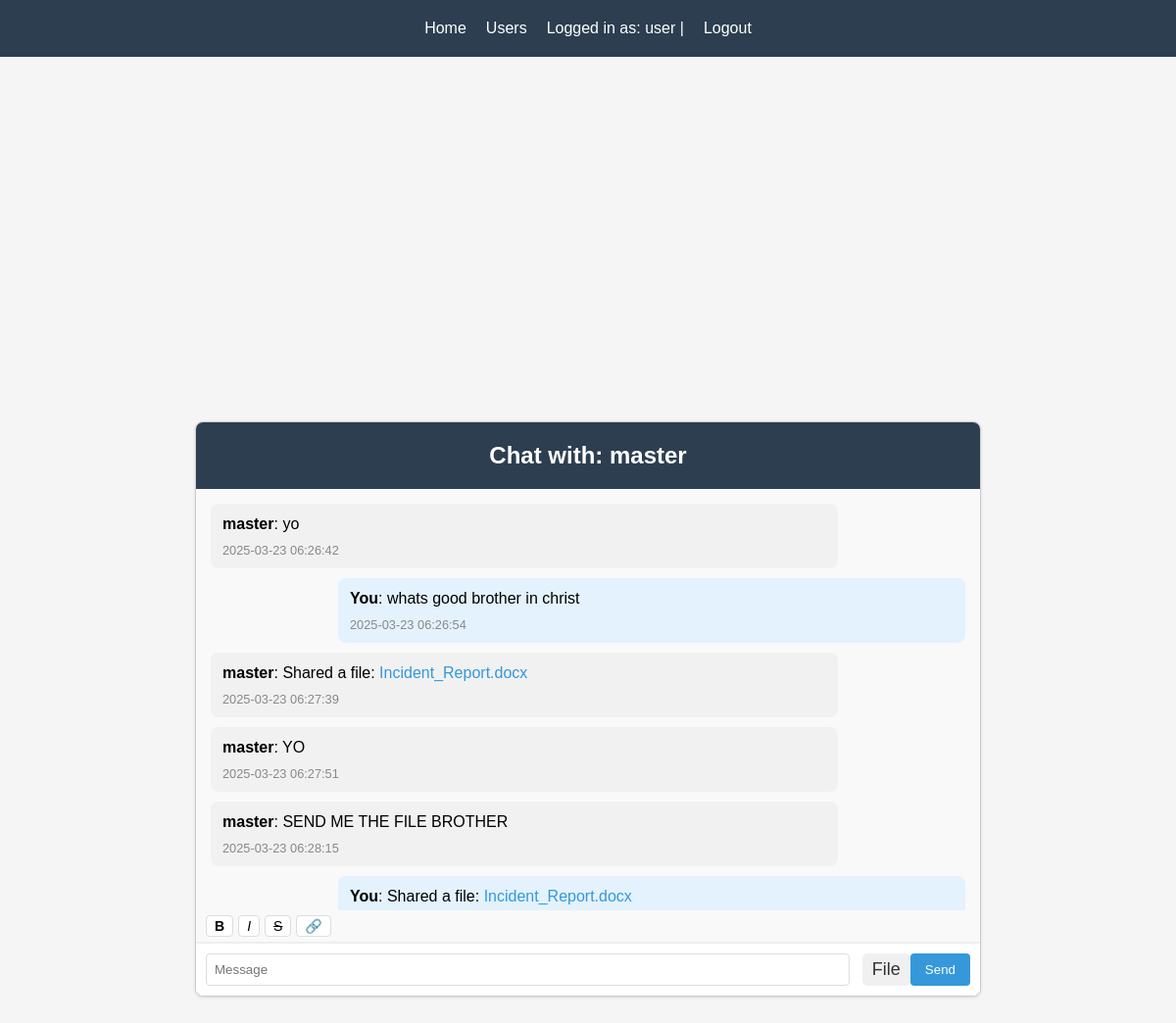
Screenshot of /direct_chat/2 (signed in) with the database file from the repository.
### model.py (models this page shows, shortened)
class User(db.Model):
    id = db.Column(db.Integer, primary_key=True)
    username = db.Column(db.String(80), unique=True, nullable=False)
    email = db.Column(db.String(120), unique=True, nullable=False)
    password_hash = db.Column(db.String(128), nullable=False)
    created_at = db.Column(db.DateTime, default=datetime.utcnow)
    failed_login_attempts = db.Column(db.Integer, default=0)
    last_failed_login = db.Column(db.DateTime, nullable=True)
    is_locked = db.Column(db.Boolean, default=False)

class DirectMessage(db.Model):
    id = db.Column(db.Integer, primary_key=True)
    sender_id = db.Column(db.Integer, db.ForeignKey('user.id'), nullable=False)
    recipient_id = db.Column(db.Integer, db.ForeignKey('user.id'), nullable=False)
    content = db.Column(db.Text, nullable=False)
    timestamp = db.Column(db.DateTime, default=datetime.utcnow)
    is_read = db.Column(db.Boolean, default=False)
    is_file = db.Column(db.Boolean, default=False)
    file_id = db.Column(db.Integer, db.ForeignKey('shared_file.id'), nullable=True)
    sender = db.relationship('User', foreign_keys=[sender_id], backref='sent_messages')
    recipient = db.relationship('User', foreign_keys=[recipient_id], backref='received_messages')
    shared_file = db.relationship('SharedFile', foreign_keys=[file_id], backref=db.backref('message_ref', uselist=False))

### main.py (the view)
@app.route("/direct_chat/<int:user_id>")
def direct_chat(user_id):
    if not session.get("user_id"):
        return redirect(url_for("login"))
    if not session.get("username"):
        return redirect(url_for("logout"))
    other_user = User.query.get_or_404(user_id)
    messages = DirectMessage.query.filter(
        or_(
            and_(DirectMessage.sender_id == session["user_id"],
                 DirectMessage.recipient_id == user_id),
            and_(DirectMessage.sender_id == user_id,
                 DirectMessage.recipient_id == session["user_id"])
        )
    ).order_by(DirectMessage.timestamp).all()
    return render_template("direct_chat.html",
                           other_user=other_user,
                           messages=messages)

### main.py (called while the page is built)
@app.context_processor
def utility_processor():
    return dict(get_file_icon_class=get_file_icon_class)

### templates/direct_chat.html (shortened to what this page needs)
{% extends 'base.html' %} {% block content %}
<div class="message-box">
  <h2>Chat with: {{other_user.username}}</h2>
  <div class="messages" id="messages">
    {% if messages %}
      {% for msg in messages %}
      <div class="text {% if msg.sender_id == session.user_id %}sent{% else %}received{% endif %}">
        <span>
          <strong>{{ msg.sender.username if msg.sender_id != session.user_id else 'You' }}</strong>:
          {% if msg.is_file %}
            Shared a file: <a href="/download_file/{{ msg.file_id }}" target="_blank">{{ msg.content.replace('Shared a file: ', '') }}</a>
          {% else %}
            {{ msg.content }}
          {% endif %}
        </span>
        <span class="muted">
          {{ msg.timestamp.strftime('%Y-%m-%d %H:%M:%S') }}
        </span>
      </div>
      {% endfor %}
    {% endif %}
  </div>
  <div class="format-toolbar">
    <button type="button" class="format-btn" title="Bold" onclick="insertFormatting('**', '**')"><strong>B</strong></button>
    <button type="button" class="format-btn" title="Italic" onclick="insertFormatting('*', '*')"><em>I</em></button>
    <button type="button" class="format-btn" title="Strikethrough" onclick="insertFormatting('~~', '~~')"><del>S</del></button>
    <button type="button" class="format-btn" title="Link" onclick="insertLink()">🔗</button>
  </div>
  <div class="inputs">
    <input type="text" placeholder="Message" name="message" id="message" />
    <button type="button" id="file-btn" onclick="document.getElementById('file-upload').click()">
      File
    </button>
    <button type="button" name="send" id="send-btn" onClick="sendDirectMessage()">
      Send
    </button>
  </div>
</div>
{% endblock %}

### static/css/style.css (style rules this page uses)
body { font-family: 'Arial', sans-serif; line-height: 1.6; margin: 0; padding: 0; background-color: #f5f5f5; display: flex; flex-direction: column; min-height: 100vh; }
.message-box { width: 90%; max-width: 800px; margin: 20px auto; border: 1px solid #ccc; border-radius: 8px; overflow: hidden; box-shadow: 0 1px 3px rgba(0,0,0,0.12); background-color: white; }
.message-box h2 { background-color: #2c3e50; color: white; margin: 0; padding: 15px; text-align: center; }
.messages { height: 400px; overflow-y: auto; padding: 15px; background-color: #f9f9f9; }
.inputs { display: flex; padding: 10px; background-color: #fff; border-top: 1px solid #eee; }
.inputs input[type="text"] { flex: 1; padding: 8px; border: 1px solid #ddd; border-radius: 4px; margin-right: 8px; }
.inputs button { background-color: #3498db; color: white; border: none; padding: 8px 15px; border-radius: 4px; cursor: pointer; }
.text { margin-bottom: 10px; padding: 8px 12px; border-radius: 8px; max-width: 80%; word-wrap: break-word; }
.text.sent { background-color: #e3f2fd; margin-left: auto; }
.text.received { background-color: #f1f1f1; }
.muted { font-size: 0.8em; color: #888; display: block; margin-top: 4px; }
#file-btn { background-color: #f0f0f0; border: none; border-radius: 5px; cursor: pointer; font-size: 18px; padding: 5px 10px; margin-left: 5px; color: #333; }
.format-toolbar { display: flex; gap: 5px; padding: 5px 10px; background-color: #f9f9f9; border-bottom: 1px solid #eee; }
.format-btn { background-color: white; border: 1px solid #ddd; border-radius: 4px; padding: 2px 8px; font-size: 14px; cursor: pointer; transition: background-color 0.2s; }
.text a { color: #3498db; text-decoration: none; }

### rows the page displays
User: username "master"
DirectMessage: sender "master", content "yo", timestamp "2025-03-23 06:26:42"
DirectMessage: sender "You", content "whats good brother in christ", timestamp "2025-03-23 06:26:54"
DirectMessage: sender "master", content.replace "Incident_Report.docx", timestamp "2025-03-23 06:27:39"
DirectMessage: sender "master", content "YO", timestamp "2025-03-23 06:27:51"
DirectMessage: sender "master", content "SEND ME THE FILE BROTHER", timestamp "2025-03-23 06:28:15"
DirectMessage: sender "You", content.replace "Incident_Report.docx"

### other values shown
{{ session.username }} "user"
